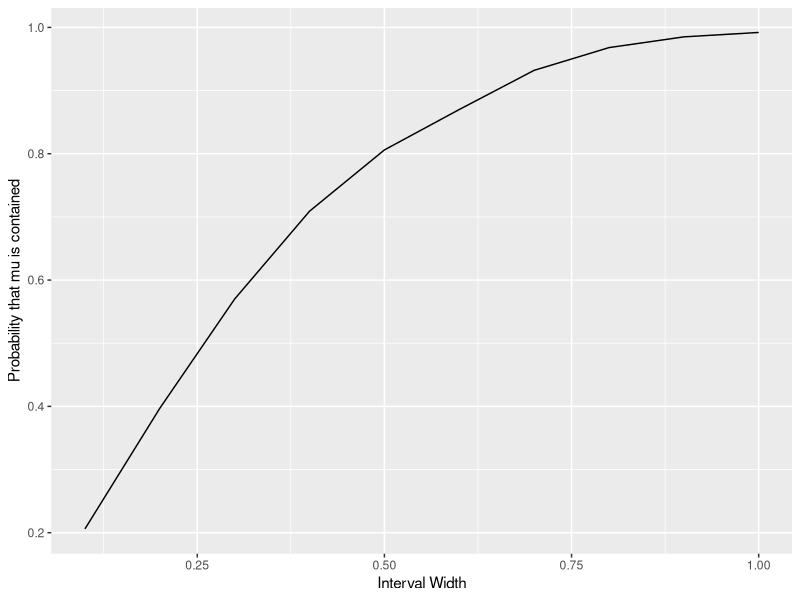
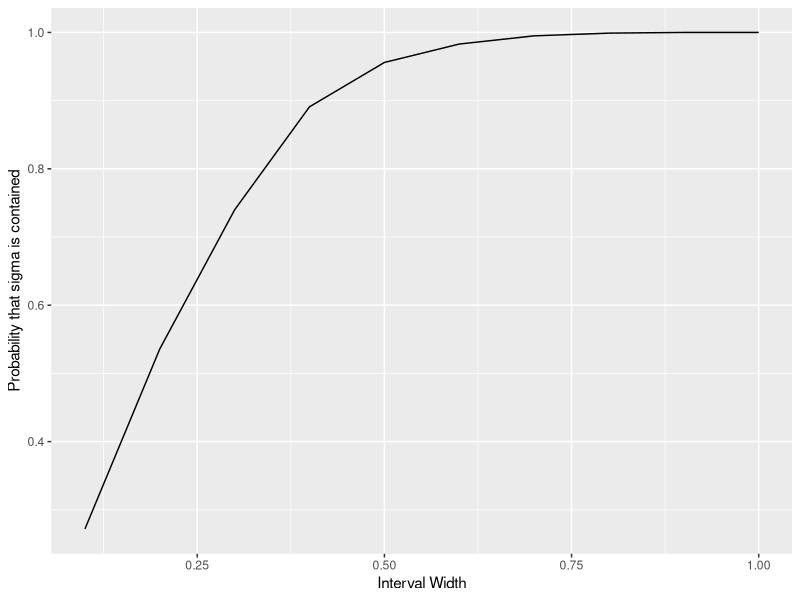

Recreate these plots in R, in order.
## ---- chunk 1
library(ggplot2)
## ---- chunk 2
interval_width <- 1 # width of confidence interval
## ---- chunk 3
# number of data points to generate
n <- 30
# population mean
mu <- 2.5
# population standard deviation (square root of population variance)
sigma <- 1.0
## ---- chunk 4
# generate n values from the  Normal distribution N(mu, sigma)
x <- rnorm(n, mean = mu, sd = sigma)
## ---- chunk 5
x_bar = mean(x) # compute sample mean
## ---- chunk 6
interval <- c(x_bar - interval_width / 2, x_bar + interval_width / 2)
## ---- chunk 7
print(interval)
## ---- chunk 8
nreps <- 1000 # number of Monte Carlo simulation runs
## ---- chunk 9
# define a series of interval widths
interval_width <- seq(0.1, 1.0, 0.1)
# store the number of interval widths generated
n_interval_widths <- length(interval_width)
## ---- chunk 10
print(interval_width)
## ---- chunk 11
# create a vector to store the number of times the population mean is contained
mu_contained <- rep(0, n_interval_widths)
## ---- chunk 12
for (replicate in 1:nreps) {

  x <- sigma * rnorm(n) + mu # simulate a data set

  xbar <- mean(x) # compute the sample mean

  # for each interval width that we are testing ...
  for (j in 1:n_interval_widths) {
    # check if the interval contains the true mean
    if ((mu > xbar - 0.5 * interval_width[j]) &
        (mu < xbar + 0.5 * interval_width[j])) {
      # if it is, we increment the count by one for this width
      mu_contained[j] <- mu_contained[j] + 1
    }
  }

}
## ---- chunk 13
probability_mean_contained <- mu_contained / nreps
## ---- chunk 14
# create a data frame containing the variables we wish to plot
df <- data.frame(interval_width = interval_width,
                 probability_mean_contained = probability_mean_contained)

# initialise the ggplot
plt <- ggplot(df, aes(x = interval_width, y = probability_mean_contained))
# create a line plot
plt <- plt + geom_line()
# add a horizontal axis label
plt <- plt + xlab("Interval Width")
# create a vertical axis label
plt <- plt + ylab("Probability that mu is contained")

print(plt) # plot to screen
## ---- chunk 15
print(2 * 1.65 * sigma / sqrt(n))
## ---- chunk 16
# create a vector to store the number of times
# the population variance is contained
sigma_contained <- rep(0, n_interval_widths)

for (replicate in 1:nreps) {

  x <- rnorm(n, mean = mu, sd = sigma) # simulate a data set

  sigmabar <- sd(x) # compute the sample standard deviation

  # for each interval width that we are testing ...
  for (j in 1:n_interval_widths) {
    # check if the interval contains the true mean
    if ((sigma > sigmabar - 0.5 * interval_width[j]) &
        (sigma < sigmabar + 0.5 * interval_width[j])) {

      # if it is, we increment the count by one for this width
      sigma_contained[j] <- sigma_contained[j] + 1
    }
  }
}

probability_var_contained <- sigma_contained / nreps

# create a data frame containing the variables we wish to plot
df <- data.frame(interval_width = interval_width,
        probability_var_contained = probability_var_contained)

# initialise the ggplot
plt <- ggplot(df, aes(x = interval_width, y = probability_var_contained))
# create a line plot
plt <- plt + geom_line()
# add a horizontal axis label
plt <- plt + xlab("Interval Width")
# create a vertical axis label
plt <- plt + ylab("Probability that sigma is contained")

# plot to screen
print(plt)

print(df)
